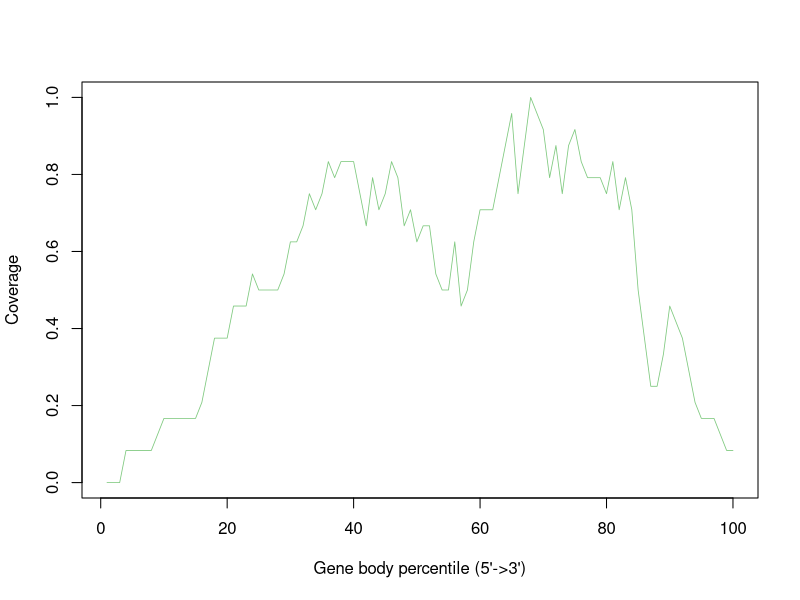

Recreate this plot in R.
Atha_Ler_0_sl_FLT_0.09G_Rep3_Aligned.sortedByCoord_sorted.out <- c(0.0,0.0,0.0,0.08333333333333333,0.08333333333333333,0.08333333333333333,0.08333333333333333,0.08333333333333333,0.125,0.16666666666666666,0.16666666666666666,0.16666666666666666,0.16666666666666666,0.16666666666666666,0.16666666666666666,0.20833333333333334,0.2916666666666667,0.375,0.375,0.375,0.4583333333333333,0.4583333333333333,0.4583333333333333,0.5416666666666666,0.5,0.5,0.5,0.5,0.5416666666666666,0.625,0.625,0.6666666666666666,0.75,0.7083333333333334,0.75,0.8333333333333334,0.7916666666666666,0.8333333333333334,0.8333333333333334,0.8333333333333334,0.75,0.6666666666666666,0.7916666666666666,0.7083333333333334,0.75,0.8333333333333334,0.7916666666666666,0.6666666666666666,0.7083333333333334,0.625,0.6666666666666666,0.6666666666666666,0.5416666666666666,0.5,0.5,0.625,0.4583333333333333,0.5,0.625,0.7083333333333334,0.7083333333333334,0.7083333333333334,0.7916666666666666,0.875,0.9583333333333334,0.75,0.875,1.0,0.9583333333333334,0.9166666666666666,0.7916666666666666,0.875,0.75,0.875,0.9166666666666666,0.8333333333333334,0.7916666666666666,0.7916666666666666,0.7916666666666666,0.75,0.8333333333333334,0.7083333333333334,0.7916666666666666,0.7083333333333334,0.5,0.375,0.25,0.25,0.3333333333333333,0.4583333333333333,0.4166666666666667,0.375,0.2916666666666667,0.20833333333333334,0.16666666666666666,0.16666666666666666,0.16666666666666666,0.125,0.08333333333333333,0.08333333333333333)


pdf("Atha_Ler-0_sl_FLT_0.09G_Rep3.geneBodyCoverage.curves.pdf")
x=1:100
icolor = colorRampPalette(c("#7fc97f","#beaed4","#fdc086","#ffff99","#386cb0","#f0027f"))(1)
plot(x,Atha_Ler_0_sl_FLT_0.09G_Rep3_Aligned.sortedByCoord_sorted.out,type='l',xlab="Gene body percentile (5'->3')", ylab="Coverage",lwd=0.8,col=icolor[1])
dev.off()
